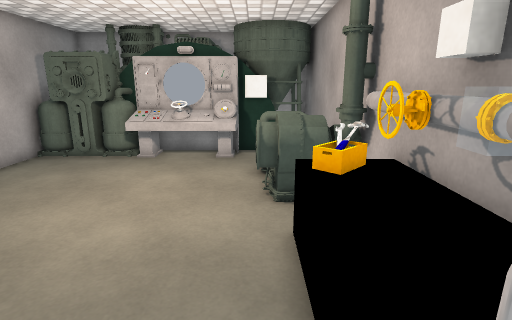
view 1 (above)

12 first-person views from a walk through a 3-D level made in the Unity game engine. The camera is 1.2 m above the floor, tilts 14° down and sees 80° across. The floor is counted in squares, 0.5 m on a side. Each view is taken from the middle of a square. On the plan, view 1 faces up. The plan holds only what a view shows up to about 19 squares ahead; the rest is blank. The place goes on beyond the plan. Surface patterns are stand-ins for the level's own textures.

view 2
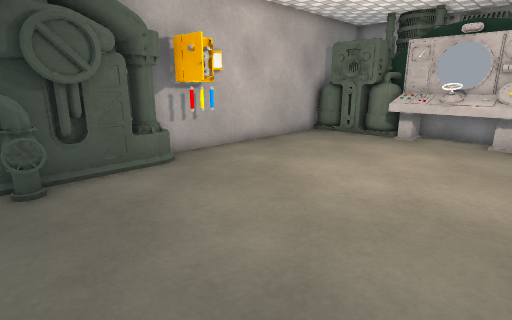

view 3
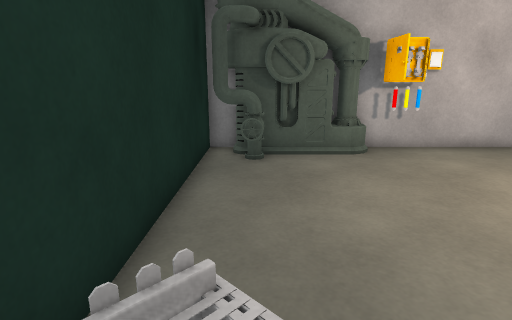

view 4
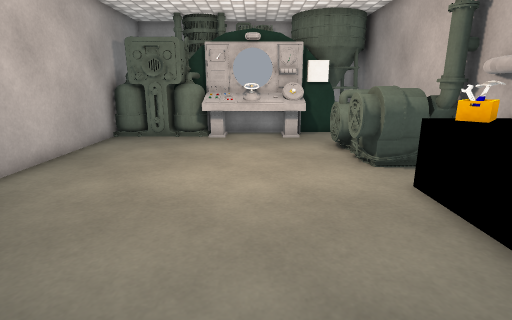

view 5
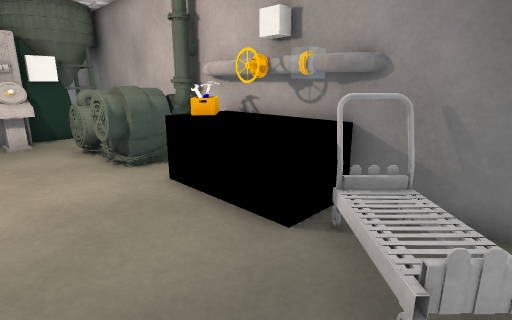

view 6
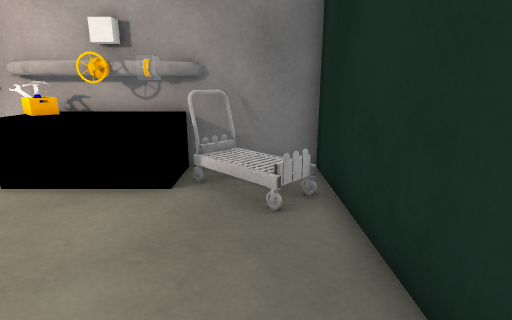

view 7
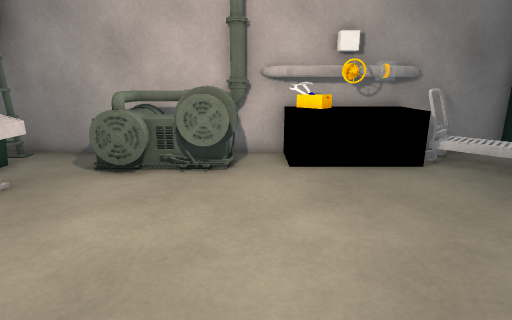

view 8
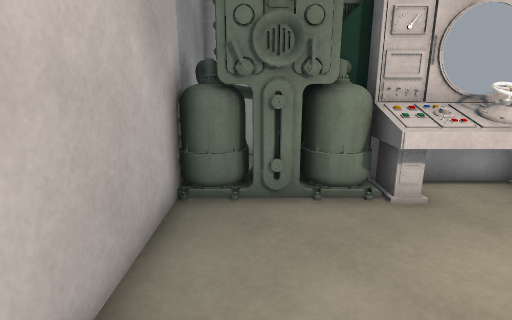

view 9
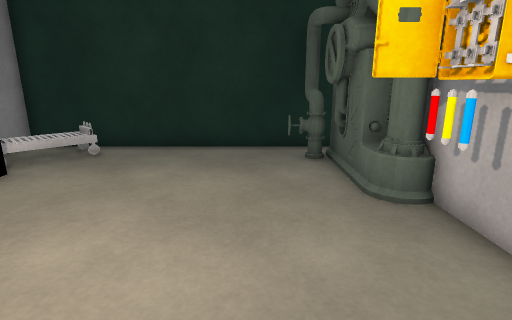

view 10
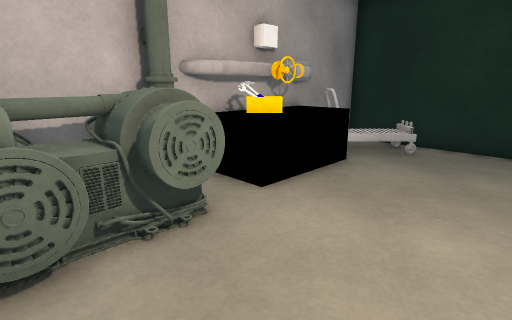

view 11
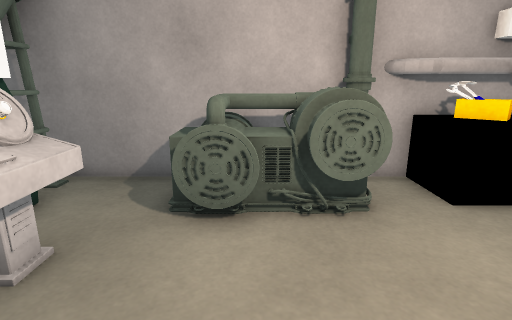

view 12
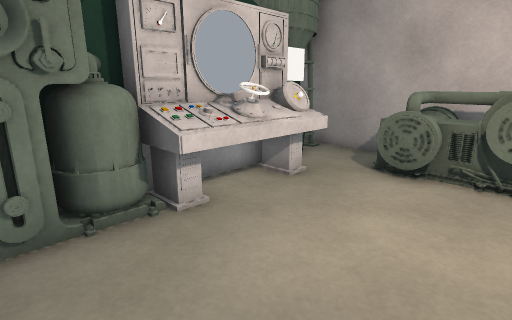

### Floor plan
Key: @ floor where view 1 was taken; # wall or solid block; . floor; / step, stairs or slope; O other object.
Columns run from 10 left of view 1 to 3 right of it. Each row starts with its distance up from view 1.
 15 #OO###########
 14 #OOOOOOOOOO#.#
 13 #OOOOOOOOO.. #
 12 #....OOOOO.O #
 11 #.........OOO#
 10 #.........O###
  9 #.........O###
  8 #.........OOO#
  7 O...........O#
  6 OO.........OO#
  5 #OO........OO#
  4 #O.........OO#
  3 #O.........O #
  2  OO........OOO
  1  OO......../O#
  0  OOO......@//#
 -1 #OO .....///.#
 -2 ##############

Where each view was taken, in squares from view 1:
view 1: 0 up, 0 right, facing up
view 2: 1 down, 0 right, facing up-left
view 3: 0 up, 2 right, facing left
view 4: 1 down, 3 left, facing up
view 5: 1 down, 3 left, facing up-right
view 6: 0 up, 6 left, facing right
view 7: 7 up, 8 left, facing right
view 8: 7 up, 8 left, facing up
view 9: 10 up, 6 left, facing down
view 10: 11 up, 4 left, facing down-right
view 11: 10 up, 5 left, facing right
view 12: 8 up, 8 left, facing up-right
